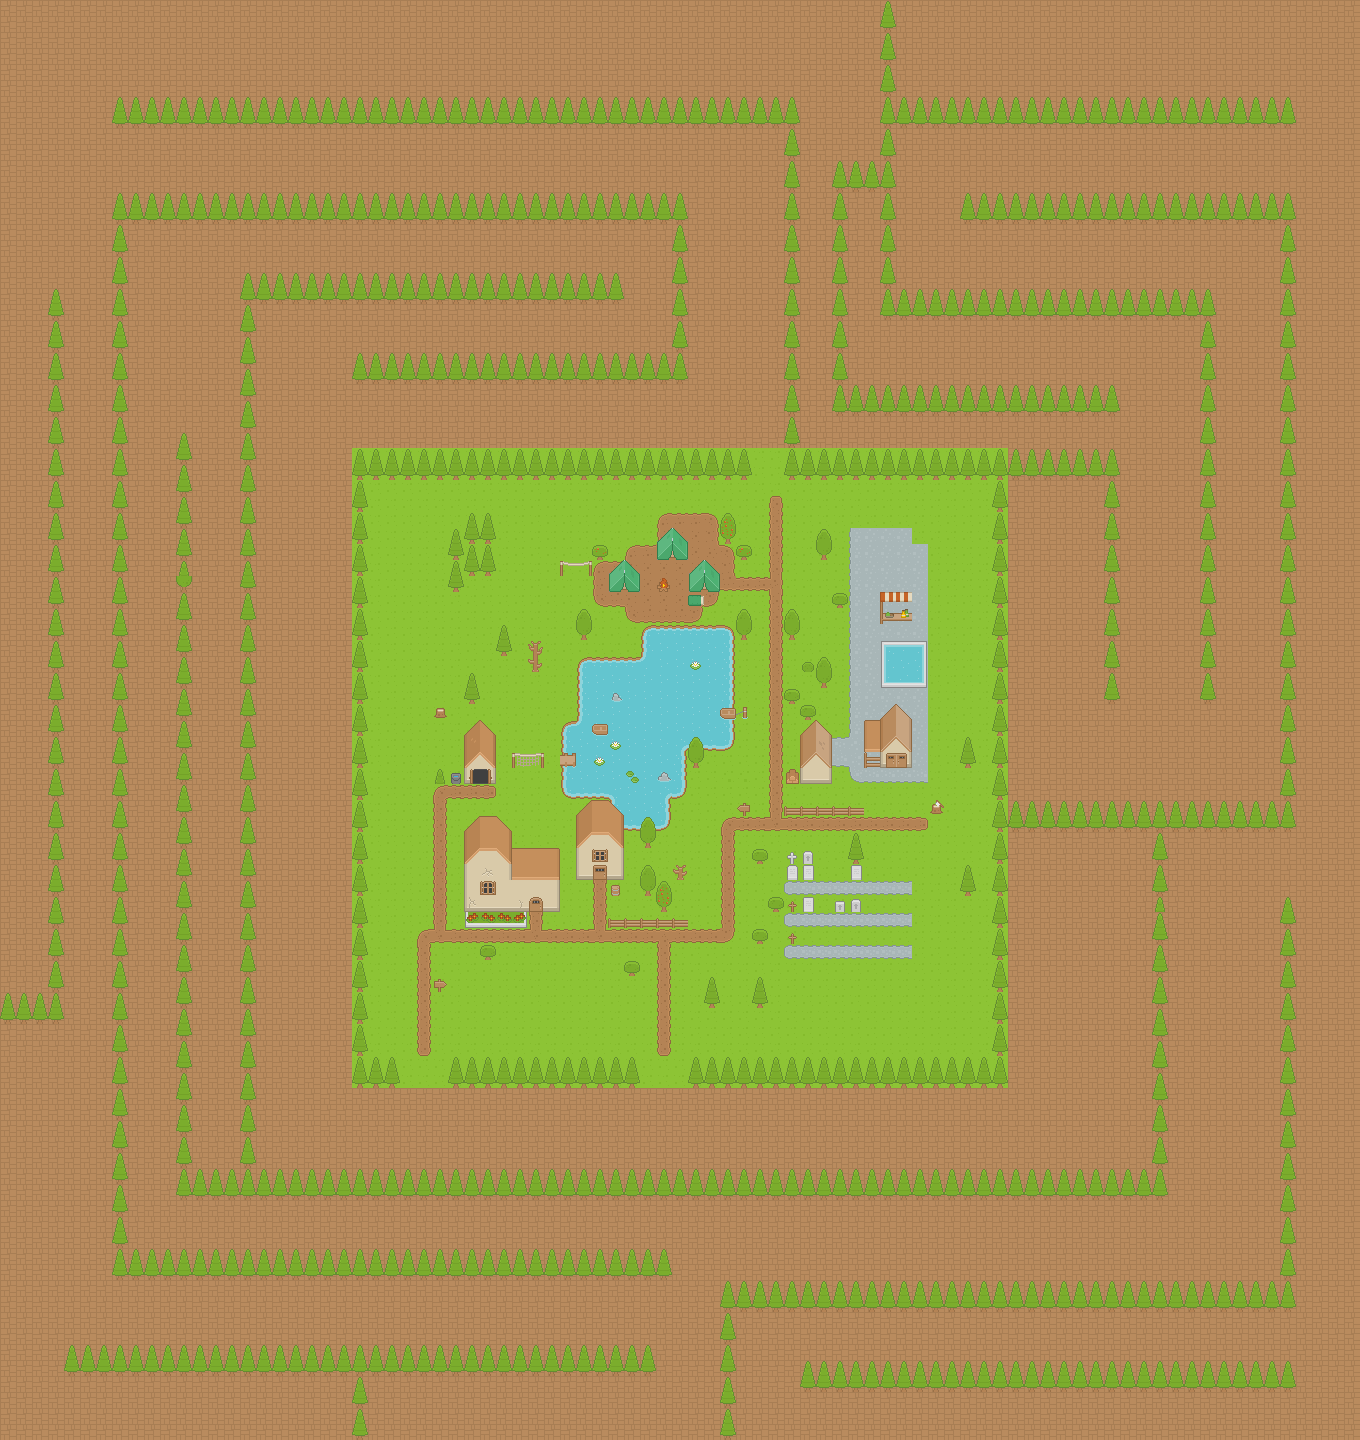

The image is a tile-based game level rendered from a .tmx file. Its description and source (layers, tilesets, objects; grid data summarised) follow:
An orthogonal 85x90 tile map with 16x16 px tiles, 7 tile layers (Ground/terrain, Maze, Water, Ground overlay, ...), 1 hidden layer not drawn.

<map version="1.0" orientation="orthogonal" renderorder="right-down" width="85" height="90" tilewidth="16" tileheight="16" nextobjectid="1">
 <tileset firstgid="1" name="Roguelike" tilewidth="16" tileheight="16" spacing="4" tilecount="1767" columns="57">
  <image source="../Spritesheet/roguelikeSheet_transparent.png" width="1136" height="616" />
 </tileset>
 <layer name="Ground/terrain" width="85" height="90">
  <data>[7650 cells, 7544 non-empty, 3 distinct tile ids]</data>
 </layer>
 <layer name="Maze" width="85" height="90">
  <data>[7650 cells, 1501 non-empty, 3 distinct tile ids]</data>
 </layer>
 <layer name="Water" width="85" height="90">
  <data>[7650 cells, 106 non-empty, 12 distinct tile ids]</data>
 </layer>
 <layer name="Ground overlay" width="85" height="90">
  <data>[7650 cells, 126 non-empty, 20 distinct tile ids]</data>
 </layer>
 <layer name="Roads" width="85" height="90">
  <data>[7650 cells, 116 non-empty, 13 distinct tile ids]</data>
 </layer>
 <layer name="Objects" width="85" height="90">
  <data>[7650 cells, 156 non-empty, 59 distinct tile ids]</data>
 </layer>
 <layer name="Doors/windows/roof" width="85" height="90">
  <data>[7650 cells, 74 non-empty, 44 distinct tile ids]</data>
 </layer>
 <layer name="Roof object" width="85" height="90" visible="0">
  <data>[7650 cells, 1 non-empty, 1 distinct tile ids]</data>
 </layer>
</map>